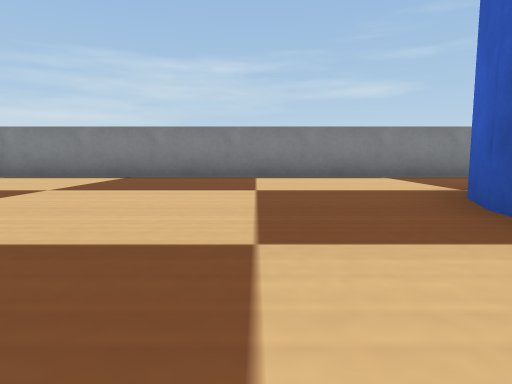
View 1 (above)

20 first-person views from a walk through a Webots world. The camera is 0.04 m above the floor, tilts 6° down and sees 75° across. The floor is counted in squares, 0.1 m on a side. Each view is taken from the middle of a square. On the plan, view 1 faces up. The plan holds only what a view shows up to about 9 squares ahead; the rest is blank. Robots are left out. Simple shapes and patterns stand in for the simulator's stock objects.

View 2
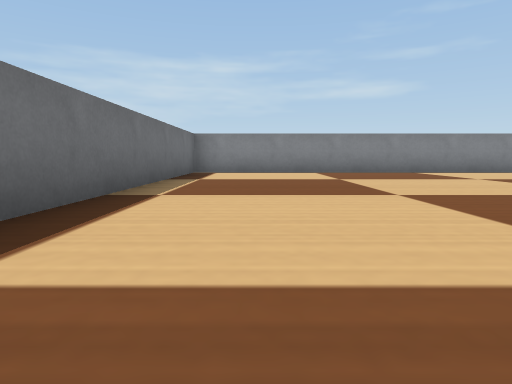

View 3
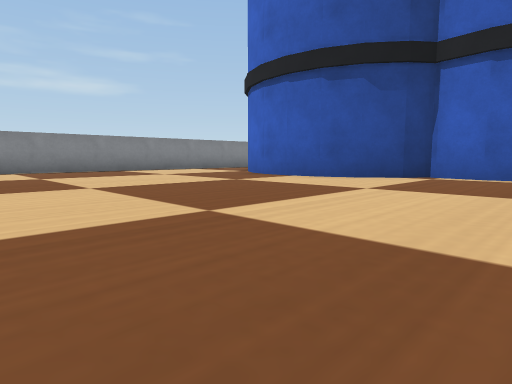

View 4
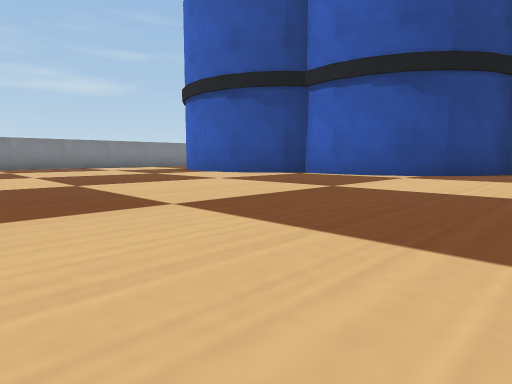

View 5
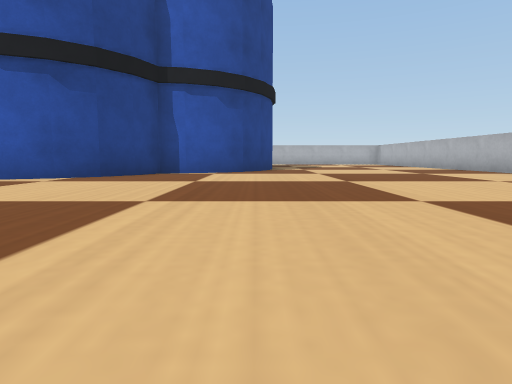

View 6
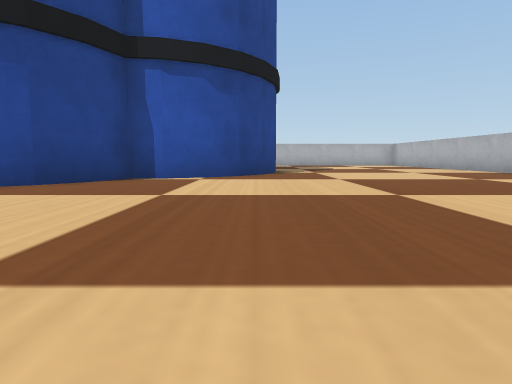

View 7
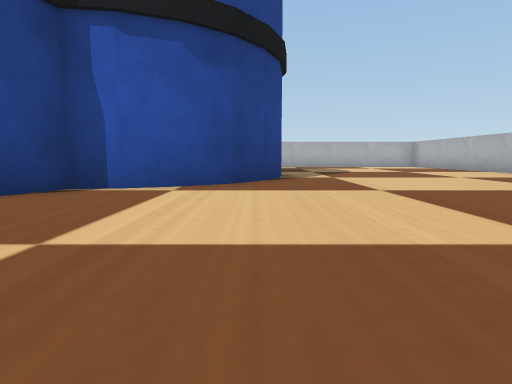

View 8
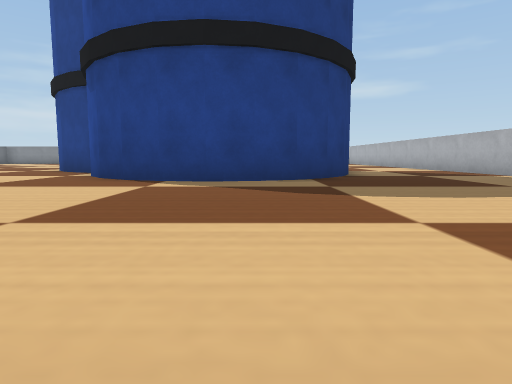

View 9
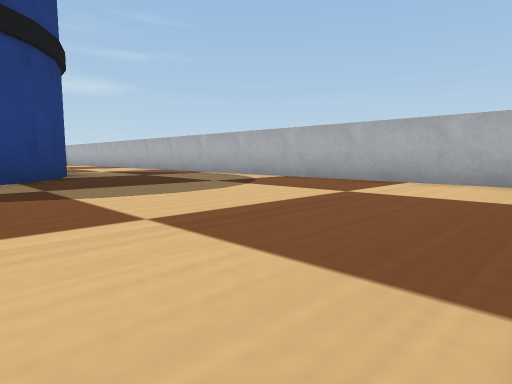

View 10
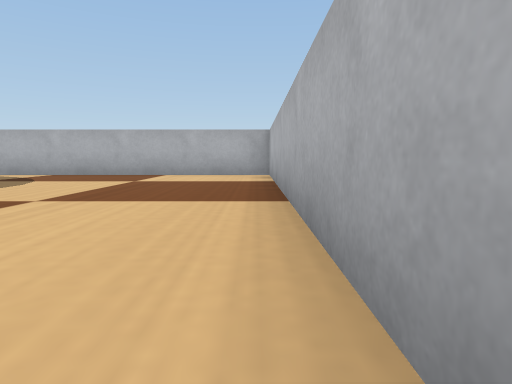

View 11
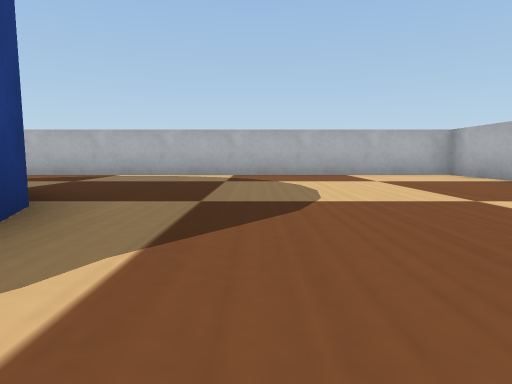

View 12
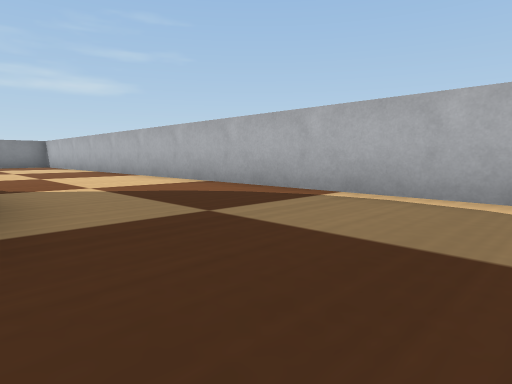

View 13
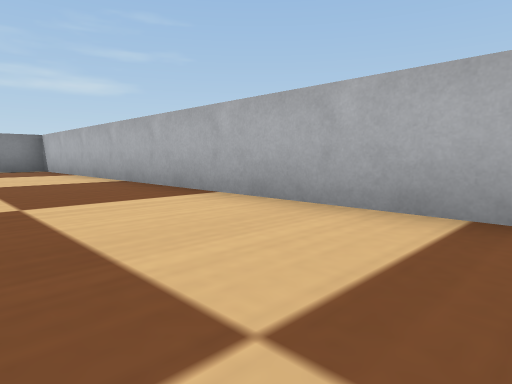

View 14
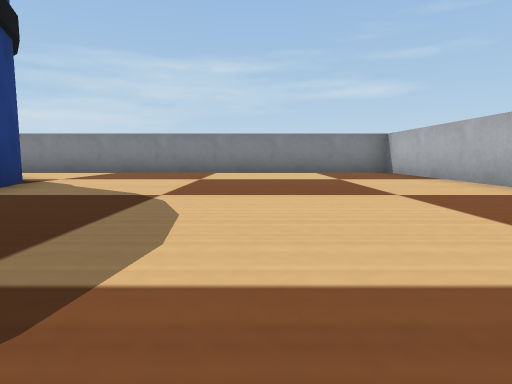

View 15
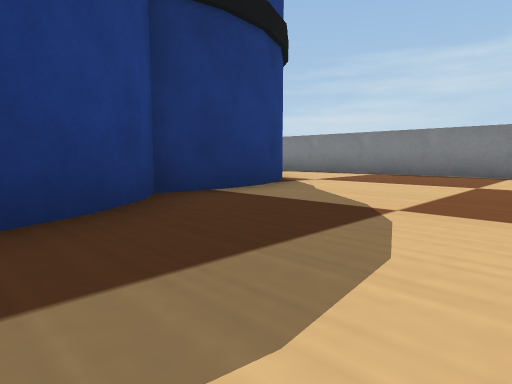

View 16
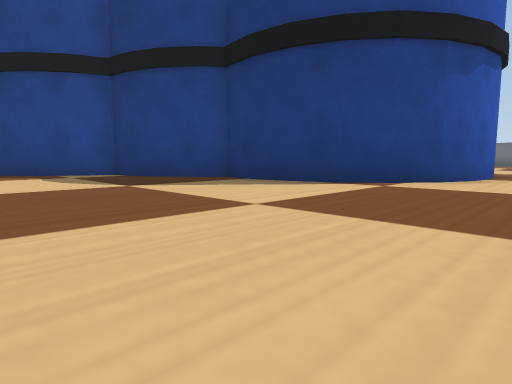

View 17
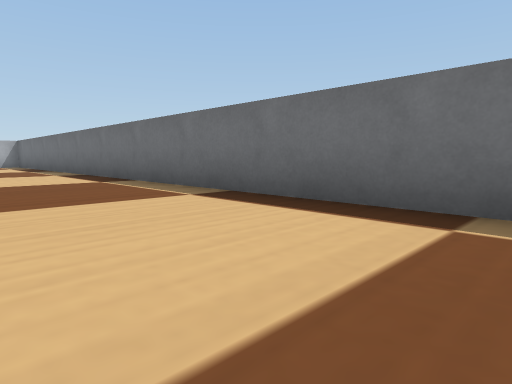

View 18
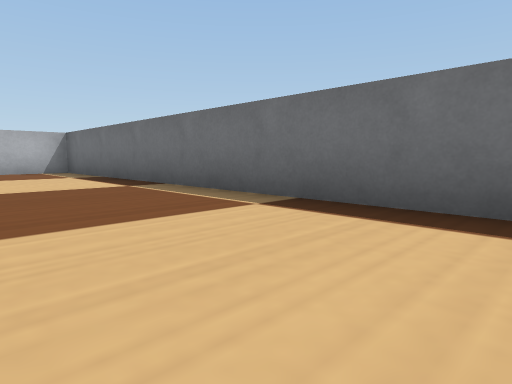

View 19
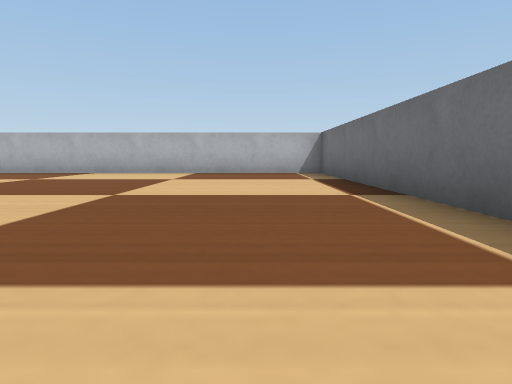

View 20
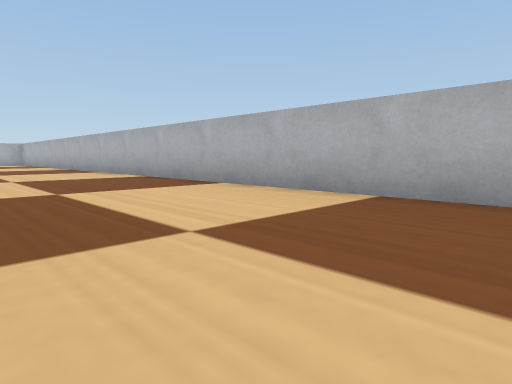

### Floor plan
Key: @ floor where view 1 was taken; # wall or solid block; . floor; B barrel.
Columns run from 6 left of view 1 to 15 right of it. Each row starts with its distance up from view 1.
  7 ######################
  6 #....................#
  5 #..........B.........#
  4 #........BB BB.......#
  3 #.......B    B.......#
  2 #.......B    B.......#
  1 #.......B    B.......#
  0 #.....@.B     B......#
 -1 #........B     B.....#
 -2 #........B     BB....#
 -3 #........BB     BB...#
 -4 #.........BB      ...#
 -5 #..........B     B...#
 -6 #...........B   BB...#
 -7 #............BBBB....#
 -8 #....................#
 -9 #....................#
-10 #....................#
-11 #....................#
-12 #....................#
-13 #....................#
-14 ######################

Positions as (right, up) in squares from view 1, and headings:
1: (0, 0), facing up
2: (-4, -2), facing up
3: (-4, -3), facing up-right
4: (-4, -6), facing up-right
5: (-3, -7), facing right
6: (-1, -7), facing right
7: (1, -7), facing right
8: (9, -13), facing up
9: (9, -13), facing up-right
10: (7, -13), facing right
11: (7, -9), facing right
12: (11, -8), facing up-right
13: (12, -4), facing up-right
14: (11, -2), facing up
15: (11, -1), facing up-left
16: (12, 6), facing down-left
17: (-3, 2), facing down-left
18: (-3, -4), facing down-left
19: (-4, -5), facing down
20: (-4, -10), facing down-right
